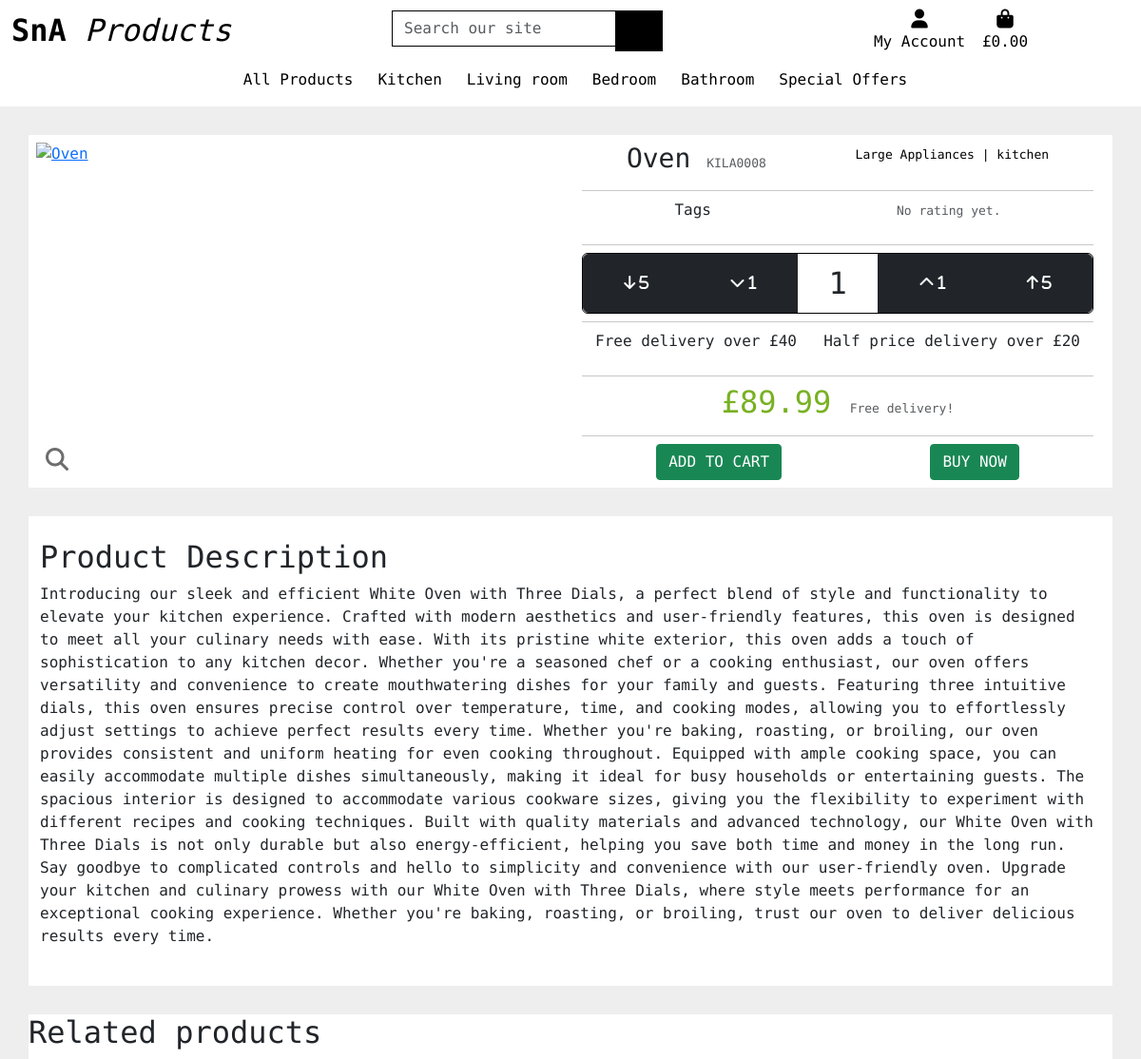
The page /products/1/ on the database its author committed.
### products/models.py (models this page shows, shortened)
class Product(models.Model):
    category = models.ForeignKey('Category', limit_choices_to={'type': 1},  null=True, blank=True,
                                 on_delete=models.SET_DEFAULT, default=18)
    sku = models.CharField(max_length=254, unique=True, editable=False)
    name = models.CharField(max_length=254)
    description = models.TextField()
    price = models.DecimalField(max_digits=6, decimal_places=2)
    rating = models.DecimalField(max_digits=6, decimal_places=2, null=True, blank=True)
    image = CloudinaryField('image', default='placeholder')
    has_sizes = models.BooleanField(null=True, blank=True, default=False)
    def parent(self):
        if self.category:
            return self.category.parent
    def get_category_name(self):
        return self.category.display_name

class Category(models.Model):
    class Meta:
        verbose_name_plural = 'Categories'
    parent = models.ForeignKey('self', related_name='children', on_delete=models.CASCADE, blank=True, null=True)
    name = models.CharField(max_length=254)
    display_name = models.CharField(max_length=254, null=True, blank=True)
    type = models.IntegerField(choices=CATEGORY_TYPE, editable=False)
    def __str__(self):
        return self.name

### products/views.py (the view)
# urls.py: path('<int:product_id>/', views.product_detail, name='product_detail'),
def product_detail(request, product_id):
    products = get_object_or_404(Product, pk=product_id)
    context = {
        'product': products,
    }
    return render(request, 'products/product_detail.html', context)

### products/templates/products/product_detail.html (shortened to what this page needs)
{% extends "base.html" %}
{% load static %}
{% block nav-includes %}
{% include 'includes/site-nav.html' %}
{% endblock %}
{% block content %}
    <div class="container-md floating_container product_detail_container">
        <div class="row product-container p-2">
            <div class="col-12 col-md-6 container product-img-container" id="product-img-container">
                {% if product.image %}
                <a href="{{ product.image.url}}" target="_blank">
                    <img class="product-img mx-auto" width="100%" src="{{ product.image.url}}" alt="{{ product.name }}">
                </a>
                {% else %}
                <a href="{{ product.image.url}}" target="_blank">
                    <img class="product-img mx-auto" width="auto" src="{{ MEDIA_URL }}noimage.png" alt="{{ product.name }}">
                </a>
                {% endif %}
                <i class="fa-solid fa-magnifying-glass zoom-overlay"></i>
            </div>
            <div class="col-12 col-lg-6 text-center">
                <div class="d-flex justify-content-around">
                    <h3>{{product.name}} <small class="text-muted">{{product.sku}}</small></h3>
                    <p class="card-text"><a href="{% url 'products' %}?category={{product.category}}" class="no-link-decoration"><small class="no-link-decoration">{{product.get_category_name }}</a> | <a href="{% url 'products' %}?category={{product.parent}}" class="no-link-decoration">{{product.parent}}</a></small></p>
                </div>
                <hr>
                <div class="d-flex justify-content-around">
                    <p> Tags </p>
                    {% if product.rating %}
                    <p><small class="text-muted">{{product.rating}}</small></p>
                    {% else %}
                    <p><small class="text-muted">No rating yet.</small></p>
                    {% endif %}
                </div>
                <hr>
                <form class="form" action="{% url 'add_to_cart' product.id %}" method="POST">
                    <div class="btn-group input-group qty-group" role="group" aria-label="Button group to increment, or decrement the selected quantity.">
                        <button class="btn btn-dark qty-change" data-change="decrement"> <i class="fa-solid fa-arrow-down"> 5</i></button>
                        <button class="btn btn-dark qty-change" data-change="decrement"> <i class="fa-solid fa-chevron-down"> 1</i></button>
                        <input id="{{product.id}}_qty" class="form-control btn qty-input" type="number" name="quantity" value="1" min="1" max="99" data-product_id="{{ product.id }}">
                        <button class="btn btn-dark qty-change" data-change="increment"> <i class="fa-solid fa-chevron-up"> 1</i> </button>
                        <button class="btn btn-dark qty-change" data-change="increment"> <i class="fa-solid fa-arrow-up"> 5</i> </button>
                    </div>
                    <hr>
                    <div class="d-flex justify-content-around">
                        <p> Free delivery over £<span id="min_free_delivery">{{min_free_delivery}}</span> </p>
                        <p> Half price delivery over £<span id="min_half_delivery">{{ min_half_delivery }}</span> </p>
                    </div>
                    <hr>
                    <div class="d-flex justify-content-around">
                        <h4 class="price">£<span id="product_price">{{product.price}}</span>
                            {% if product.price > min_free_delivery %}
                                <small class="delivery text-muted">Free delivery!</small>
                            {% elif product.price > min_half_delivery %}
                                <small class="delivery text-muted">+£<span id="product-delivery">{{product.delivery}}</span> Half price delivery!</small>
                            {% else %}
                                <small class="delivery text-muted">+£<span id="product-delivery">{{product.delivery}}</span></small>
                            {% endif %}
                            </h4>
                    </div>
                    <hr>
                    <div class="d-flex justify-content-around">
                        <input type="submit" class="btn btn-success rounded-1 text-uppercase" value="Add to Cart">
                        <input type="submit" class="btn btn-success rounded-1 text-uppercase" value="Buy now">
                    </div>
                </form>
            </div>
        </div>
    </div>
    <div class="container-md floating_container product_description_container">
        <div class="row">
            <div class="col-12 p-4">
                <h2> Product Description </h2>
                <p>{{product.description}}</p>
            </div>
        </div>
    </div>
    <div class="container-md floating_container related_products_container">
        <div class="row">
            <div class="col-12">
                <h2>Related products</h2>
            </div>
        </div>
    </div>
{% endblock content %}

### static/css/style.css (style rules this page uses)
* { max-width: 100vw; }
html { height: 100%; }
body { background: url('/media/background-image.jpg') no-repeat center center fixed; background-size: cover; height: calc(100vh - 164px); font-family: "Encode Sans Expanded", sans-serif; font-weight: 400; font-style: normal; width: 100vw; }
small { font-size: small; }
.related_products_container, .product_detail_container, .product_description_container { background: #fff; margin-top: 30px; padding: unset; }
.product_description_container { padding: 50px; }
.product-img-container { position: relative; padding: unset; }
.product-img { display: block; width: auto; max-width: 100%; height: auto; max-height: 380px; }
.zoom-overlay { position: absolute; bottom: 10px; left: 10px; font-size: x-large; color: rgb(109, 109, 109); }
.product-container { width: 100%; justify-content: space-between; margin-left: unset; }
.product-container hr { margin: 8px 0; }
.price { color: rgb(120, 177, 34); font-size: xx-large; }
.qty-group { border: 1px solid black; }
.qty-change { display: inline; }
.qty-input { font-size: xx-large; }
input[type=number].cart-qty-input, input[type=number].qty-input { -moz-appearance: textfield; }
.no-link-decoration { text-decoration: none; color: black; }
.floating_container { background: #fff; margin-top: 30px; padding: unset; }

### rows shown on the page
Product: name "Oven", sku "KILA0008", get_category_name "Large Appliances", parent "kitchen", quantity "1", price "89.99", description "Introducing our sleek and efficient White Oven with Three Dials, a perfect blend of style and functionality to elevate your kitchen experience. Crafted with modern aesthetics and user-friendly features, this oven is designed to meet all your culinary needs with ease. With its pristine white exterior, this oven adds a touch of sophistication to any kitchen decor. Whether you're a seasoned chef or a cooking enthusiast, our oven offers versatility and convenience to create mouthwatering dishes for your family and guests. Featuring three intuitive dials, this oven ensures precise control over temperature, time, and cooking modes, allowing you to effortlessly adjust settings to achieve perfect…"

### other values the page prints
{{ min_free_delivery }} "40"
{{ min_half_delivery }} "20"
